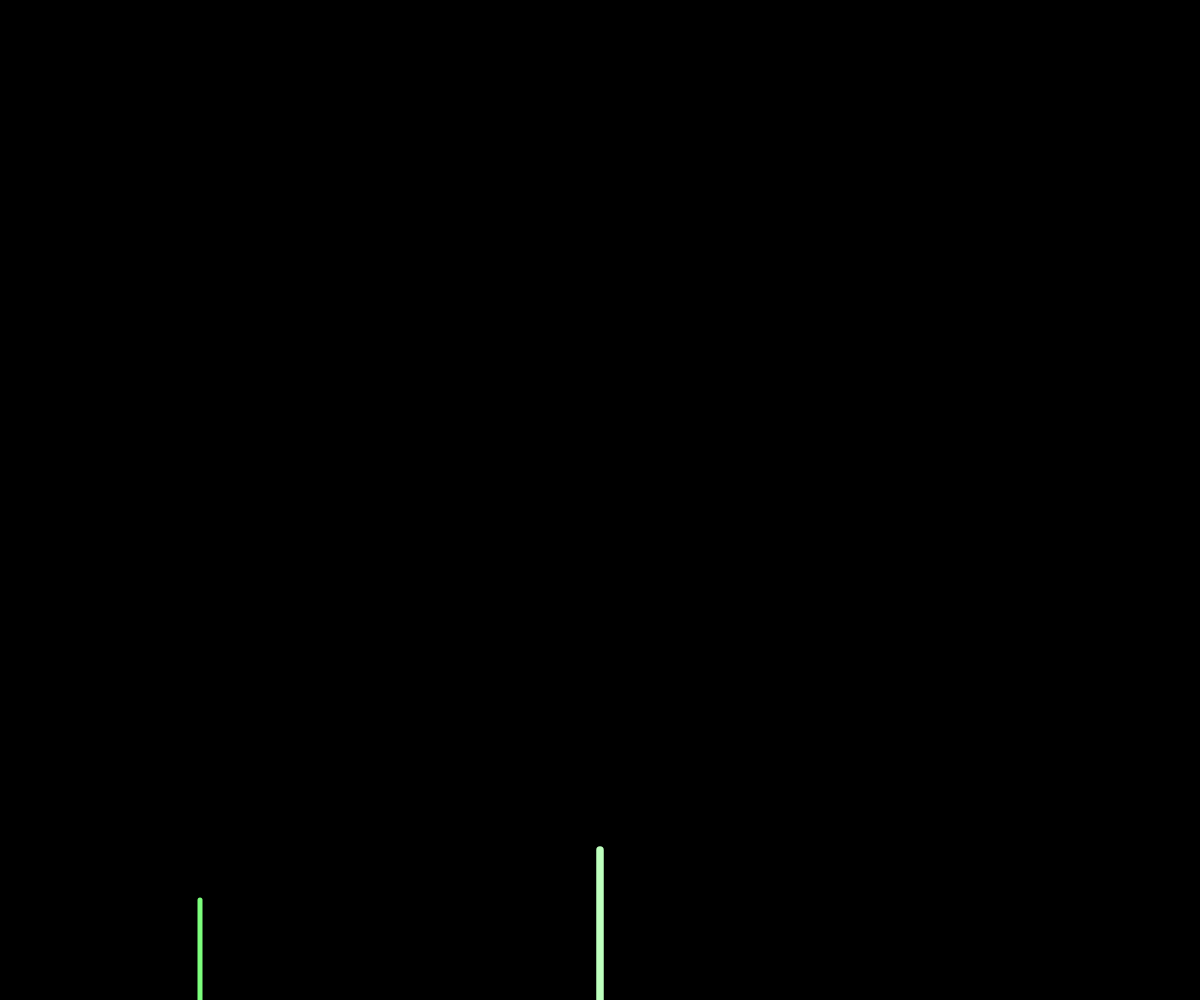
Frame 1 (no input)
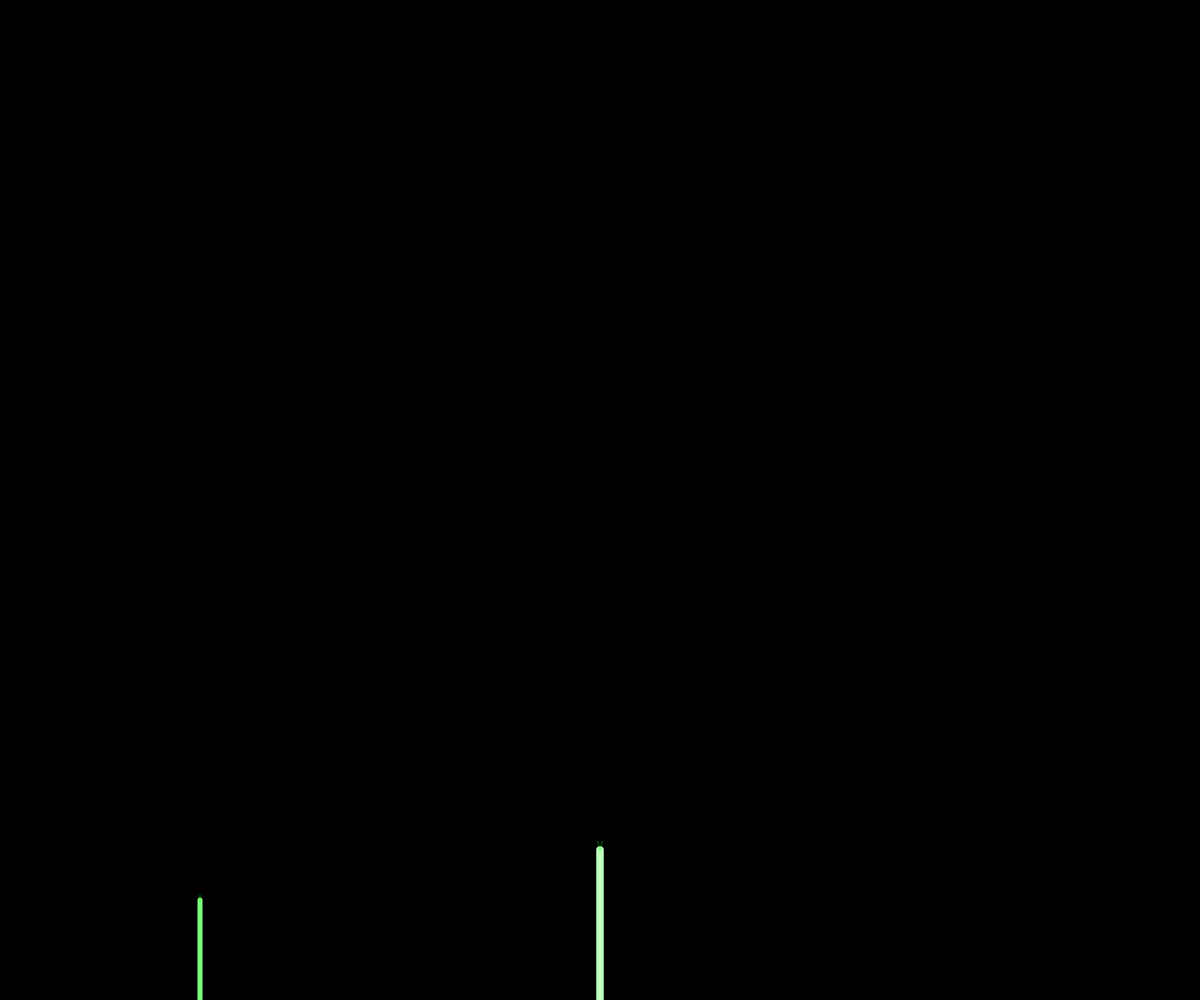
Frame 60 (no input)
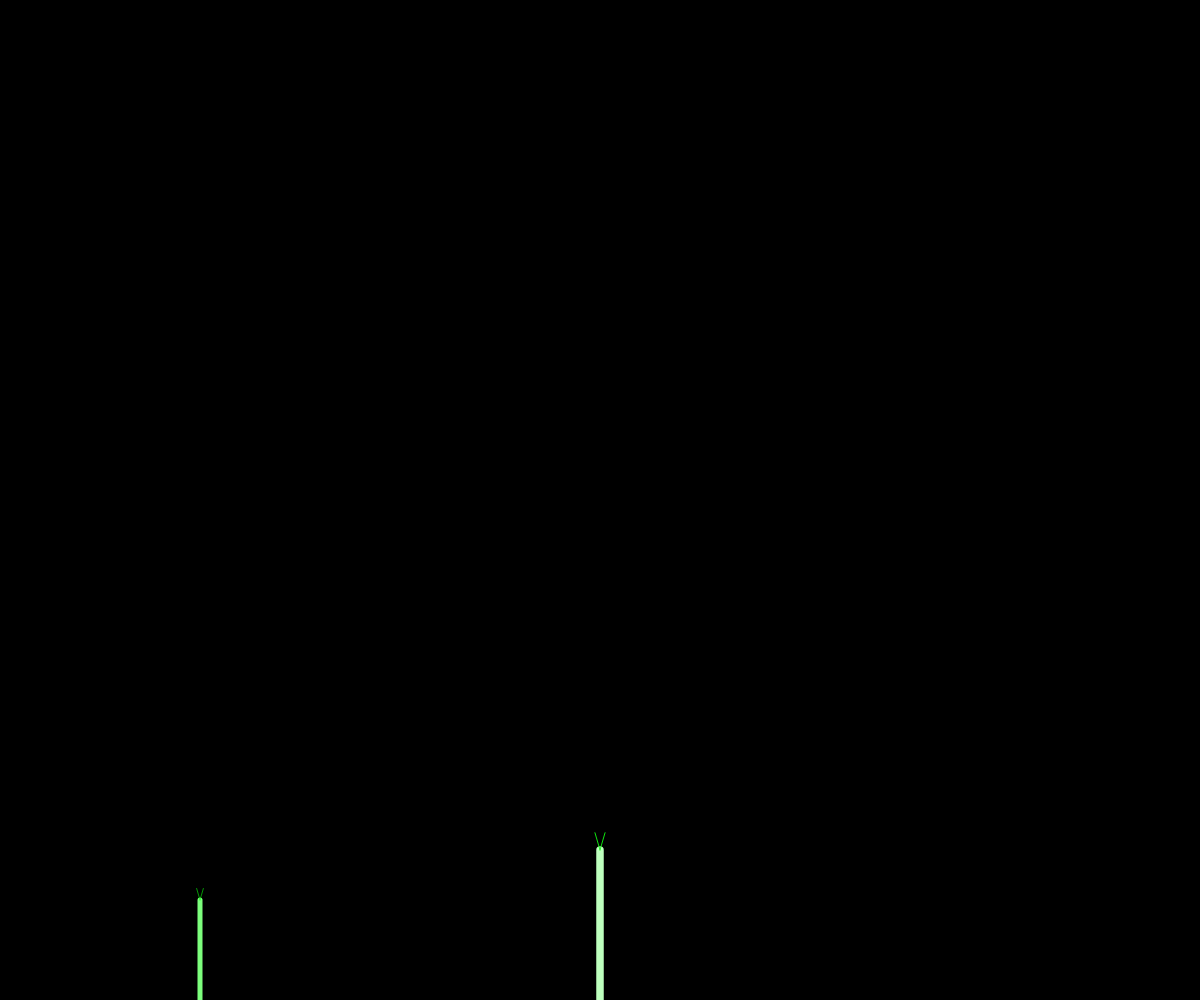
Frame 120 (the mouse pressed at the canvas centre since frame 60)

The p5.js sketch that drew these frames (run headless with seeded random() and noise() and a simulated clock; from frame 60 on, the mouse is pressed at the canvas centre):

// p5.js sketch
// ── sketch.js
const MIN_LENGTH = 5;
let xOff = 0.01;
let xOffNoise;
let heightFactor = 0;

function setup(){
    createCanvas(innerWidth, innerHeight);
    background(0);
    angleMode(DEGREES);
}

function draw(){
    background(0);
    xOff+=0.01;
    if(heightFactor < 0.75){    
            heightFactor += 0.001;
        }
    xOffNoise = noise(xOff); 

    drawBranch(width/2, height, 90, 150);          
    drawBranch(width/6, height, 90, 100);       
}

function drawBranch(x, y, angle, length){
    push();

    translate(x, y);
    strokeWeight(length/20);
    let greenShade = map(length, 200, MIN_LENGTH, 255, 0);
    stroke(greenShade, 255, greenShade);
    if(length>MIN_LENGTH){
        let newX = length * cos(angle);
        let newY = -1 * length * sin(angle)
        line(0, 0, newX, newY);
        drawBranch(newX, newY, angle - 45*xOffNoise, length * heightFactor);
        drawBranch(newX, newY, angle + 45*xOffNoise, length * heightFactor);             
    }
    pop();
}
